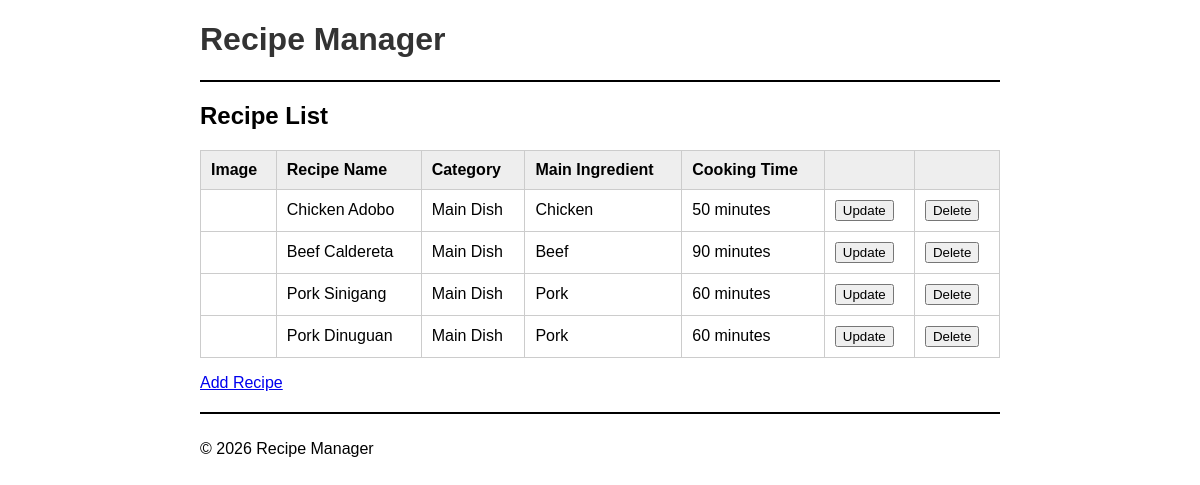
Before: / with the older database file.
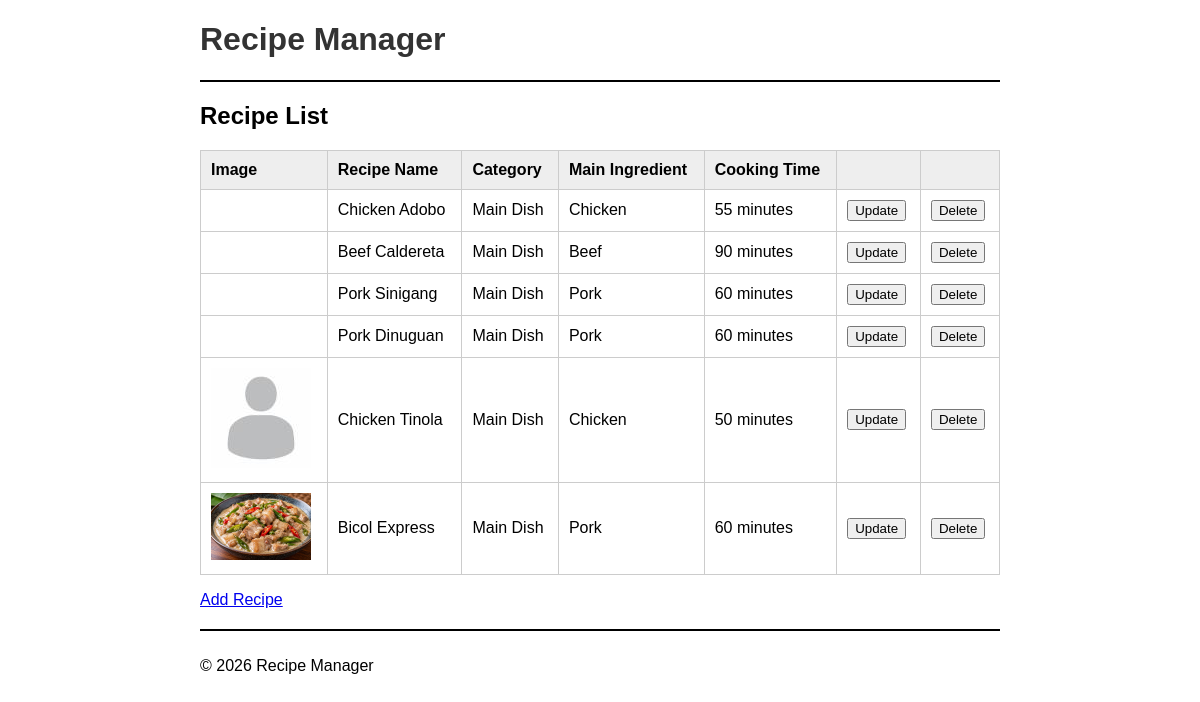
After: the same page with the newer database file.
### tables this page shows
CREATE TABLE `recipes` (
  `recipeID` int(11) NOT NULL,
  `recipeName` varchar(100) NOT NULL,
  `category` varchar(50) NOT NULL,
  `mainIngredient` varchar(100) NOT NULL,
  `cookingTime` int(11) NOT NULL,
  `recipeImage` varchar(255) DEFAULT NULL
);

### index.php (the view, shortened to what this page needs)
<?php
require('database.php');
$query = 'SELECT * FROM recipes';
$statement = $db->prepare($query);
$statement->execute();
$recipes = $statement->fetchAll();
?>
<!DOCTYPE html>
<html>
<head>
    <link rel="stylesheet" href="css/recipe.css">
</head>
<body>
    <header>
        <h1>Recipe Manager</h1>
    </header>
    <main>
        <h2>Recipe List</h2>
        <table>
            <tr>
                <th>Image</th>
                <th>Recipe Name</th>
                <th>Category</th>
                <th>Main Ingredient</th>
                <th>Cooking Time</th>
                <th>&nbsp;</th>
                <th>&nbsp;</th>
            </tr>
            <?php foreach ($recipes as $recipe) : ?>
                <tr>
                    <td>
                        <?php if ($recipe['recipeImage'] != null) : ?>
                            <img src="images/<?php echo $recipe['recipeImage']; ?>"
                                 alt="<?php echo $recipe['recipeName']; ?>">
                        <?php endif; ?>
                    </td>
                    <td><?php echo $recipe['recipeName']; ?></td>
                    <td><?php echo $recipe['category']; ?></td>
                    <td><?php echo $recipe['mainIngredient']; ?></td>
                    <td><?php echo $recipe['cookingTime']; ?> minutes</td>
                    <td>
                        <form action="update_recipe_form.php" method="post">
                            <input type="submit" value="Update">
                        </form>
                    </td>
                    <td>
                        <form action="delete_recipe.php" method="post">
                            <input type="submit" value="Delete">
                        </form>
                    </td>
                </tr>
            <?php endforeach; ?>
        </table>
        <p><a href="add_recipe_form.php">Add Recipe</a></p>
    </main>
    <footer>
        <p>&copy; 2026 Recipe Manager</p>
    </footer>
</body>
</html>

### css/recipe.css (style rules this page uses)
body { font-family: Arial, Helvetica, sans-serif; width: 800px; margin: 0 auto; }
header { border-bottom: 2px solid black; margin-bottom: 20px; }
h1 { color: #333333; }
table { border-collapse: collapse; width: 100%; }
th, td { border: 1px solid #cccccc; padding: 10px; text-align: left; }
th { background-color: #eeeeee; }
footer { border-top: 2px solid black; margin-top: 20px; padding-top: 10px; }

Changed rows visible on the page:
changed recipes "Chicken Adobo": cookingTime "50" → "55"
added recipes: recipeImage (placeholder picture), recipeName "Chicken Tinola", category "Main Dish", mainIngredient "Chicken", cookingTime "50"
added recipes: recipeImage+recipeName (picture), recipeName "Bicol Express", category "Main Dish", mainIngredient "Pork", cookingTime "60"
